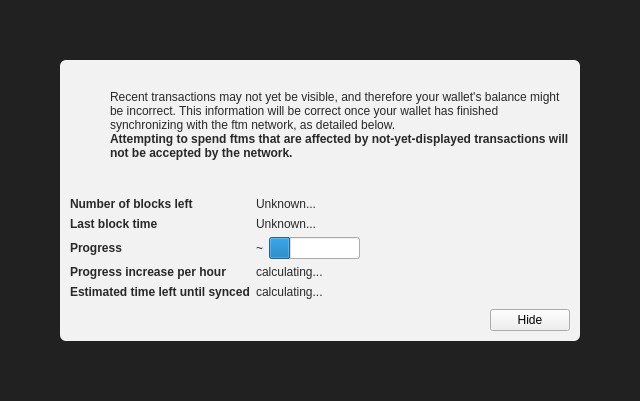
<?xml version="1.0" encoding="UTF-8"?>
<ui version="4.0">
 <class>ModalOverlay</class>
 <widget class="ModalOverlay" name="ModalOverlay">
  <property name="geometry">
   <rect>
    <x>0</x>
    <y>0</y>
    <width>640</width>
    <height>401</height>
   </rect>
  </property>
  <property name="windowTitle">
   <string>Form</string>
  </property>
  <layout class="QVBoxLayout" name="verticalLayout" stretch="0">
   <property name="sizeConstraint">
    <enum>QLayout::SetDefaultConstraint</enum>
   </property>
   <property name="leftMargin">
    <number>0</number>
   </property>
   <property name="topMargin">
    <number>0</number>
   </property>
   <property name="rightMargin">
    <number>0</number>
   </property>
   <property name="bottomMargin">
    <number>0</number>
   </property>
   <item>
    <widget class="QWidget" name="bgWidget" native="true">
     <property name="styleSheet">
      <string notr="true">#bgWidget { background: rgba(0,0,0,220); }</string>
     </property>
     <layout class="QVBoxLayout" name="verticalLayoutMain" stretch="1">
      <property name="leftMargin">
       <number>60</number>
      </property>
      <property name="topMargin">
       <number>60</number>
      </property>
      <property name="rightMargin">
       <number>60</number>
      </property>
      <property name="bottomMargin">
       <number>60</number>
      </property>
      <item>
       <widget class="QWidget" name="contentWidget" native="true">
        <property name="styleSheet">
         <string notr="true">#contentWidget { background: rgba(255,255,255,240); border-radius: 6px; }

QLabel { color: rgb(40,40,40);  }</string>
        </property>
        <layout class="QVBoxLayout" name="verticalLayoutSub" stretch="1,0,0,0">
         <property name="spacing">
          <number>0</number>
         </property>
         <property name="leftMargin">
          <number>10</number>
         </property>
         <property name="topMargin">
          <number>10</number>
         </property>
         <property name="rightMargin">
          <number>10</number>
         </property>
         <property name="bottomMargin">
          <number>10</number>
         </property>
         <item>
          <layout class="QHBoxLayout" name="horizontalLayoutIconText" stretch="0,1">
           <property name="topMargin">
            <number>20</number>
           </property>
           <item>
            <layout class="QVBoxLayout" name="verticalLayoutIcon">
             <property name="leftMargin">
              <number>0</number>
             </property>
             <item>
              <widget class="QPushButton" name="warningIcon">
               <property name="enabled">
                <bool>false</bool>
               </property>
               <property name="text">
                <string/>
               </property>
               <property name="icon">
                <iconset>
                 <normaloff>:/icons/warning</normaloff>
                 <disabledoff>:/icons/warning</disabledoff>:/icons/warning</iconset>
               </property>
               <property name="iconSize">
                <size>
                 <width>48</width>
                 <height>48</height>
                </size>
               </property>
               <property name="flat">
                <bool>true</bool>
               </property>
              </widget>
             </item>
             <item>
              <spacer name="verticalSpacerWarningIcon">
               <property name="orientation">
                <enum>Qt::Vertical</enum>
               </property>
               <property name="sizeHint" stdset="0">
                <size>
                 <width>20</width>
                 <height>40</height>
                </size>
               </property>
              </spacer>
             </item>
            </layout>
           </item>
           <item>
            <layout class="QVBoxLayout" name="verticalLayoutInfoText">
             <property name="leftMargin">
              <number>0</number>
             </property>
             <property name="topMargin">
              <number>0</number>
             </property>
             <item>
              <widget class="QLabel" name="infoText">
               <property name="text">
                <string>Recent transactions may not yet be visible, and therefore your wallet's balance might be incorrect. This information will be correct once your wallet has finished synchronizing with the ftm network, as detailed below.</string>
               </property>
               <property name="textFormat">
                <enum>Qt::RichText</enum>
               </property>
               <property name="wordWrap">
                <bool>true</bool>
               </property>
              </widget>
             </item>
             <item>
              <widget class="QLabel" name="infoTextStrong">
               <property name="font">
                <font>
                 <weight>75</weight>
                 <bold>true</bold>
                </font>
               </property>
               <property name="text">
                <string>Attempting to spend ftms that are affected by not-yet-displayed transactions will not be accepted by the network.</string>
               </property>
               <property name="textFormat">
                <enum>Qt::RichText</enum>
               </property>
               <property name="wordWrap">
                <bool>true</bool>
               </property>
              </widget>
             </item>
             <item>
              <spacer name="verticalSpacerInTextSpace">
               <property name="orientation">
                <enum>Qt::Vertical</enum>
               </property>
               <property name="sizeHint" stdset="0">
                <size>
                 <width>20</width>
                 <height>40</height>
                </size>
               </property>
              </spacer>
             </item>
            </layout>
           </item>
          </layout>
         </item>
         <item>
          <spacer name="verticalSpacerAfterText">
           <property name="orientation">
            <enum>Qt::Vertical</enum>
           </property>
           <property name="sizeHint" stdset="0">
            <size>
             <width>20</width>
             <height>40</height>
            </size>
           </property>
          </spacer>
         </item>
         <item>
          <layout class="QFormLayout" name="formLayout">
           <property name="fieldGrowthPolicy">
            <enum>QFormLayout::FieldsStayAtSizeHint</enum>
           </property>
           <property name="horizontalSpacing">
            <number>6</number>
           </property>
           <property name="verticalSpacing">
            <number>6</number>
           </property>
           <property name="topMargin">
            <number>10</number>
           </property>
           <item row="0" column="0">
            <widget class="QLabel" name="labelNumberOfBlocksLeft">
             <property name="font">
              <font>
               <weight>75</weight>
               <bold>true</bold>
              </font>
             </property>
             <property name="text">
              <string>Number of blocks left</string>
             </property>
            </widget>
           </item>
           <item row="0" column="1">
            <widget class="QLabel" name="numberOfBlocksLeft">
             <property name="text">
              <string>Unknown...</string>
             </property>
            </widget>
           </item>
           <item row="1" column="0">
            <widget class="QLabel" name="labelLastBlockTime">
             <property name="font">
              <font>
               <weight>75</weight>
               <bold>true</bold>
              </font>
             </property>
             <property name="text">
              <string>Last block time</string>
             </property>
            </widget>
           </item>
           <item row="1" column="1">
            <widget class="QLabel" name="newestBlockDate">
             <property name="sizePolicy">
              <sizepolicy hsizetype="Maximum" vsizetype="Preferred">
               <horstretch>0</horstretch>
               <verstretch>0</verstretch>
              </sizepolicy>
             </property>
             <property name="text">
              <string>Unknown...</string>
             </property>
            </widget>
           </item>
           <item row="2" column="0">
            <widget class="QLabel" name="labelSyncDone">
             <property name="font">
              <font>
               <weight>75</weight>
               <bold>true</bold>
              </font>
             </property>
             <property name="text">
              <string>Progress</string>
             </property>
            </widget>
           </item>
           <item row="2" column="1">
            <layout class="QHBoxLayout" name="horizontalLayoutSync" stretch="0,1">
             <item>
              <widget class="QLabel" name="percentageProgress">
               <property name="text">
                <string notr="true">~</string>
               </property>
              </widget>
             </item>
             <item>
              <widget class="QProgressBar" name="progressBar">
               <property name="value">
                <number>24</number>
               </property>
               <property name="format">
                <string/>
               </property>
              </widget>
             </item>
            </layout>
           </item>
           <item row="4" column="0">
            <widget class="QLabel" name="labelProgressIncrease">
             <property name="font">
              <font>
               <weight>75</weight>
               <bold>true</bold>
              </font>
             </property>
             <property name="text">
              <string>Progress increase per hour</string>
             </property>
            </widget>
           </item>
           <item row="4" column="1">
            <widget class="QLabel" name="progressIncreasePerH">
             <property name="text">
              <string>calculating...</string>
             </property>
            </widget>
           </item>
           <item row="5" column="0">
            <widget class="QLabel" name="labelEstimatedTimeLeft">
             <property name="font">
              <font>
               <weight>75</weight>
               <bold>true</bold>
              </font>
             </property>
             <property name="text">
              <string>Estimated time left until synced</string>
             </property>
            </widget>
           </item>
           <item row="5" column="1">
            <widget class="QLabel" name="expectedTimeLeft">
             <property name="text">
              <string>calculating...</string>
             </property>
            </widget>
           </item>
          </layout>
         </item>
         <item>
          <layout class="QHBoxLayout" name="horizontalLayoutButtons">
           <property name="leftMargin">
            <number>10</number>
           </property>
           <property name="topMargin">
            <number>10</number>
           </property>
           <item>
            <widget class="QLabel" name="versionLabel">
             <property name="text">
              <string></string>
             </property>
            </widget>
           </item>
           <item>
            <spacer name="horizontalSpacer">
             <property name="orientation">
              <enum>Qt::Horizontal</enum>
             </property>
             <property name="sizeHint" stdset="0">
              <size>
               <width>40</width>
               <height>20</height>
              </size>
             </property>
            </spacer>
           </item>
           <item>
            <widget class="QPushButton" name="closeButton">
             <property name="text">
              <string>Hide</string>
             </property>
            </widget>
           </item>
          </layout>
         </item>
        </layout>
       </widget>
      </item>
     </layout>
    </widget>
   </item>
  </layout>
 </widget>
 <customwidgets>
  <customwidget>
   <class>ModalOverlay</class>
   <extends>QWidget</extends>
   <header>modaloverlay.h</header>
   <container>1</container>
  </customwidget>
 </customwidgets>
 <resources/>
 <connections/>
</ui>
